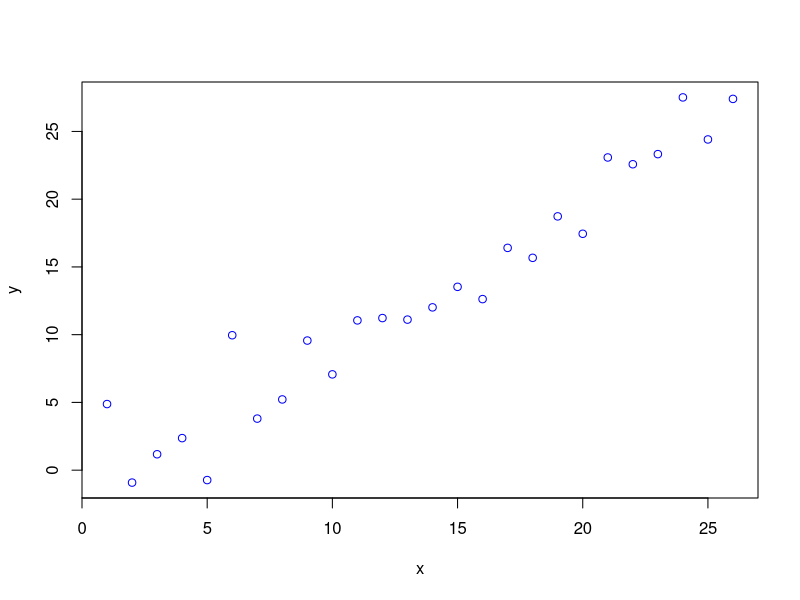
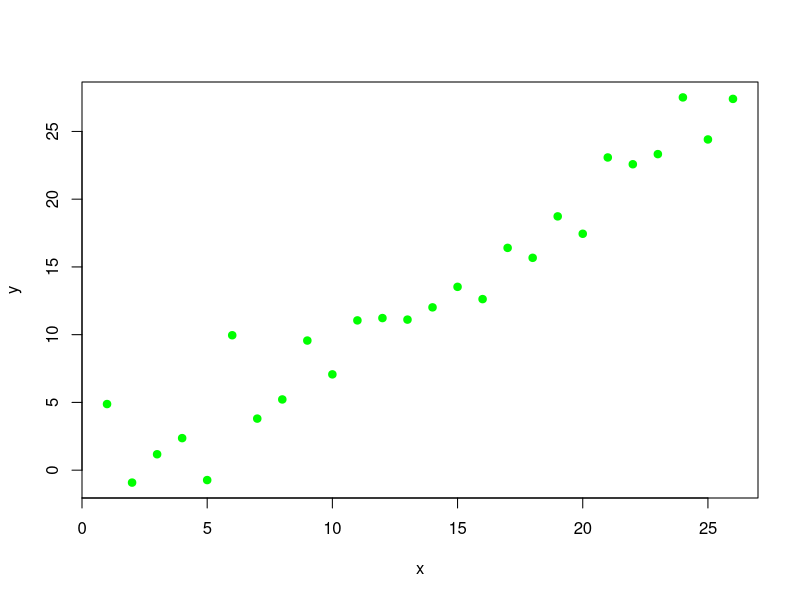
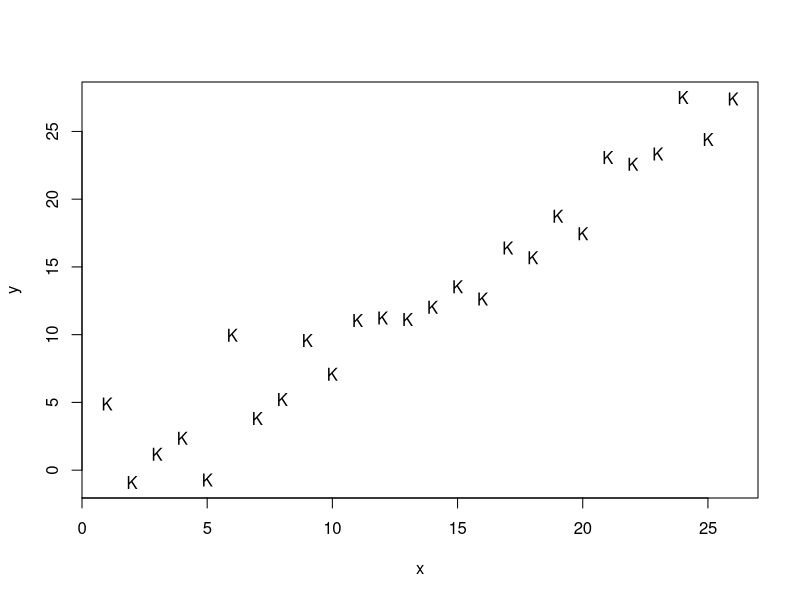
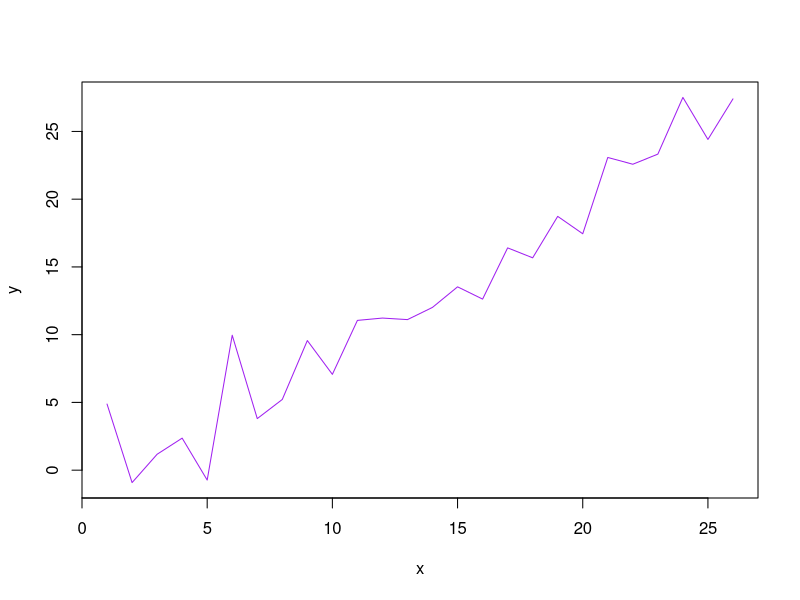
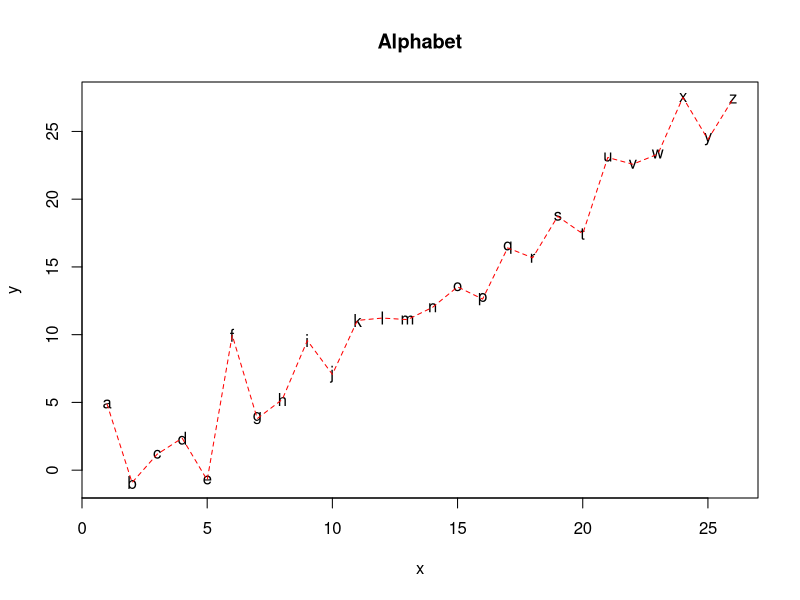

Write the R code that produced these figures, in order.
## ---- chunk 1
x <- 1:26
y <- x + rnorm(26, 0, 3) 
## ---- chunk 2
plot(x, y, col="blue")
## ---- chunk 3
plot(x, y, col="green", pch=19)
## ---- chunk 4
plot(x, y, pch="K")
## ---- chunk 5
plot(x, y, col="purple", type='l')
## ---- chunk 6
plot(x, y, pch=letters[1:26], main="Alphabet")
lines(x, y, col="red", lty=2)
